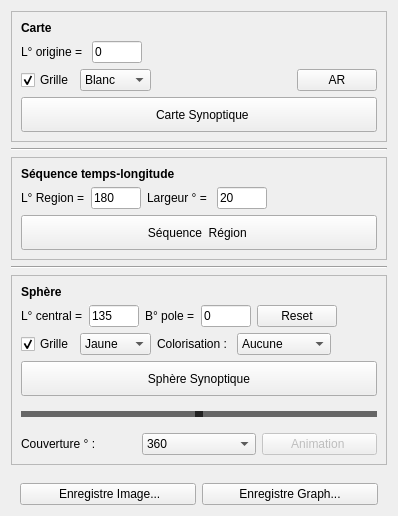
       <widget class="QWidget" name="page_2">
        <layout class="QVBoxLayout" name="verticalLayout_42">
         <item>
          <widget class="QFrame" name="frame_8">
           <property name="autoFillBackground">
            <bool>true</bool>
           </property>
           <property name="styleSheet">
            <string notr="true"/>
           </property>
           <property name="frameShape">
            <enum>QFrame::Shape::StyledPanel</enum>
           </property>
           <property name="frameShadow">
            <enum>QFrame::Shadow::Raised</enum>
           </property>
           <layout class="QVBoxLayout" name="verticalLayout_40">
            <item>
             <widget class="QLabel" name="label_54">
              <property name="font">
               <font>
                <bold>true</bold>
               </font>
              </property>
              <property name="text">
               <string>Carte</string>
              </property>
             </widget>
            </item>
            <item>
             <layout class="QHBoxLayout" name="horizontalLayout_59">
              <item>
               <widget class="QLabel" name="label_53">
                <property name="text">
                 <string>L° origine = </string>
                </property>
               </widget>
              </item>
              <item>
               <widget class="QLineEdit" name="syno_L0_txt">
                <property name="maximumSize">
                 <size>
                  <width>50</width>
                  <height>16777215</height>
                 </size>
                </property>
                <property name="text">
                 <string>0</string>
                </property>
               </widget>
              </item>
              <item>
               <spacer name="horizontalSpacer_22">
                <property name="orientation">
                 <enum>Qt::Orientation::Horizontal</enum>
                </property>
                <property name="sizeHint" stdset="0">
                 <size>
                  <width>40</width>
                  <height>20</height>
                 </size>
                </property>
               </spacer>
              </item>
             </layout>
            </item>
            <item>
             <layout class="QHBoxLayout" name="horizontalLayout_48">
              <item>
               <widget class="QCheckBox" name="syno_grid_carte_chk">
                <property name="text">
                 <string>Grille</string>
                </property>
                <property name="checked">
                 <bool>true</bool>
                </property>
               </widget>
              </item>
              <item>
               <widget class="QComboBox" name="syno_color_carte_combo">
                <item>
                 <property name="text">
                  <string>Blanc</string>
                 </property>
                </item>
                <item>
                 <property name="text">
                  <string>Noir</string>
                 </property>
                </item>
                <item>
                 <property name="text">
                  <string>Jaune</string>
                 </property>
                </item>
                <item>
                 <property name="text">
                  <string>Bleu</string>
                 </property>
                </item>
                <item>
                 <property name="text">
                  <string>Vert</string>
                 </property>
                </item>
                <item>
                 <property name="text">
                  <string>Rouge</string>
                 </property>
                </item>
                <item>
                 <property name="text">
                  <string>Cyan</string>
                 </property>
                </item>
                <item>
                 <property name="text">
                  <string>Violet</string>
                 </property>
                </item>
                <item>
                 <property name="text">
                  <string>Orange</string>
                 </property>
                </item>
               </widget>
              </item>
              <item>
               <spacer name="horizontalSpacer_21">
                <property name="orientation">
                 <enum>Qt::Orientation::Horizontal</enum>
                </property>
                <property name="sizeHint" stdset="0">
                 <size>
                  <width>40</width>
                  <height>20</height>
                 </size>
                </property>
               </spacer>
              </item>
              <item>
               <widget class="QPushButton" name="syno_getAR_btn">
                <property name="autoFillBackground">
                 <bool>false</bool>
                </property>
                <property name="text">
                 <string>AR</string>
                </property>
               </widget>
              </item>
             </layout>
            </item>
            <item>
             <widget class="QPushButton" name="syno_ok_carte_btn">
              <property name="minimumSize">
               <size>
                <width>0</width>
                <height>35</height>
               </size>
              </property>
              <property name="autoFillBackground">
               <bool>false</bool>
              </property>
              <property name="text">
               <string>  Carte Synoptique</string>
              </property>
             </widget>
            </item>
           </layout>
          </widget>
         </item>
         <item>
          <widget class="Line" name="line_4">
           <property name="orientation">
            <enum>Qt::Orientation::Horizontal</enum>
           </property>
          </widget>
         </item>
         <item>
          <widget class="QFrame" name="frame_9">
           <property name="autoFillBackground">
            <bool>true</bool>
           </property>
           <property name="frameShape">
            <enum>QFrame::Shape::StyledPanel</enum>
           </property>
           <property name="frameShadow">
            <enum>QFrame::Shadow::Sunken</enum>
           </property>
           <layout class="QVBoxLayout" name="verticalLayout_41">
            <item>
             <widget class="QLabel" name="label_39">
              <property name="font">
               <font>
                <bold>true</bold>
               </font>
              </property>
              <property name="text">
               <string>Séquence temps-longitude</string>
              </property>
             </widget>
            </item>
            <item>
             <layout class="QHBoxLayout" name="horizontalLayout_49">
              <item>
               <widget class="QLabel" name="label_59">
                <property name="text">
                 <string>L° Region =</string>
                </property>
               </widget>
              </item>
              <item>
               <widget class="QLineEdit" name="syno_Lregion_txt">
                <property name="maximumSize">
                 <size>
                  <width>50</width>
                  <height>16777215</height>
                 </size>
                </property>
                <property name="inputMethodHints">
                 <set>Qt::InputMethodHint::ImhPreferNumbers</set>
                </property>
                <property name="text">
                 <string>180</string>
                </property>
               </widget>
              </item>
              <item>
               <widget class="QLabel" name="label_55">
                <property name="text">
                 <string>Largeur ° = </string>
                </property>
               </widget>
              </item>
              <item>
               <widget class="QLineEdit" name="syno_region_largeur_txt">
                <property name="maximumSize">
                 <size>
                  <width>50</width>
                  <height>16777215</height>
                 </size>
                </property>
                <property name="text">
                 <string>20</string>
                </property>
               </widget>
              </item>
              <item>
               <spacer name="horizontalSpacer_6">
                <property name="orientation">
                 <enum>Qt::Orientation::Horizontal</enum>
                </property>
                <property name="sizeHint" stdset="0">
                 <size>
                  <width>40</width>
                  <height>20</height>
                 </size>
                </property>
               </spacer>
              </item>
             </layout>
            </item>
            <item>
             <widget class="QPushButton" name="syno_ok_region_btn">
              <property name="minimumSize">
               <size>
                <width>0</width>
                <height>35</height>
               </size>
              </property>
              <property name="text">
               <string>Séquence  Région </string>
              </property>
             </widget>
            </item>
           </layout>
          </widget>
         </item>
         <item>
          <widget class="Line" name="line_3">
           <property name="orientation">
            <enum>Qt::Orientation::Horizontal</enum>
           </property>
          </widget>
         </item>
         <item>
          <widget class="QFrame" name="frame_4">
           <property name="autoFillBackground">
            <bool>true</bool>
           </property>
           <property name="frameShape">
            <enum>QFrame::Shape::StyledPanel</enum>
           </property>
           <property name="frameShadow">
            <enum>QFrame::Shadow::Plain</enum>
           </property>
           <layout class="QVBoxLayout" name="verticalLayout_39">
            <item>
             <widget class="QLabel" name="label_56">
              <property name="font">
               <font>
                <bold>true</bold>
               </font>
              </property>
              <property name="text">
               <string>Sphère</string>
              </property>
             </widget>
            </item>
            <item>
             <layout class="QHBoxLayout" name="horizontalLayout_58">
              <item>
               <widget class="QLabel" name="label_57">
                <property name="text">
                 <string>L° central =</string>
                </property>
               </widget>
              </item>
              <item>
               <widget class="QLineEdit" name="syno_L2_txt">
                <property name="maximumSize">
                 <size>
                  <width>50</width>
                  <height>16777215</height>
                 </size>
                </property>
                <property name="autoFillBackground">
                 <bool>true</bool>
                </property>
                <property name="inputMethodHints">
                 <set>Qt::InputMethodHint::ImhPreferNumbers</set>
                </property>
                <property name="text">
                 <string>135</string>
                </property>
               </widget>
              </item>
              <item>
               <widget class="QLabel" name="label_58">
                <property name="text">
                 <string>B° pole =</string>
                </property>
               </widget>
              </item>
              <item>
               <widget class="QLineEdit" name="syno_B2_txt">
                <property name="maximumSize">
                 <size>
                  <width>50</width>
                  <height>16777215</height>
                 </size>
                </property>
                <property name="inputMethodHints">
                 <set>Qt::InputMethodHint::ImhPreferNumbers</set>
                </property>
                <property name="text">
                 <string>0</string>
                </property>
                <property name="clearButtonEnabled">
                 <bool>false</bool>
                </property>
               </widget>
              </item>
              <item>
               <widget class="QPushButton" name="syno_reset_btn">
                <property name="text">
                 <string>Reset</string>
                </property>
               </widget>
              </item>
              <item>
               <spacer name="horizontalSpacer_17">
                <property name="orientation">
                 <enum>Qt::Orientation::Horizontal</enum>
                </property>
                <property name="sizeHint" stdset="0">
                 <size>
                  <width>40</width>
                  <height>20</height>
                 </size>
                </property>
               </spacer>
              </item>
             </layout>
            </item>
            <item>
             <layout class="QHBoxLayout" name="horizontalLayout_37">
              <item>
               <widget class="QCheckBox" name="syno_grid_sphere_chk">
                <property name="text">
                 <string>Grille</string>
                </property>
                <property name="checked">
                 <bool>true</bool>
                </property>
               </widget>
              </item>
              <item>
               <widget class="QComboBox" name="syno_color_combo">
                <item>
                 <property name="text">
                  <string>Jaune</string>
                 </property>
                </item>
                <item>
                 <property name="text">
                  <string>Bleu</string>
                 </property>
                </item>
                <item>
                 <property name="text">
                  <string>Noir</string>
                 </property>
                </item>
                <item>
                 <property name="text">
                  <string>Blanc</string>
                 </property>
                </item>
                <item>
                 <property name="text">
                  <string>Vert</string>
                 </property>
                </item>
                <item>
                 <property name="text">
                  <string>Rouge</string>
                 </property>
                </item>
                <item>
                 <property name="text">
                  <string>Cyan</string>
                 </property>
                </item>
                <item>
                 <property name="text">
                  <string>Violet</string>
                 </property>
                </item>
                <item>
                 <property name="text">
                  <string>Orange</string>
                 </property>
                </item>
               </widget>
              </item>
              <item>
               <widget class="QLabel" name="label_52">
                <property name="text">
                 <string>Colorisation : </string>
                </property>
               </widget>
              </item>
              <item>
               <widget class="QComboBox" name="syno_colorimg_combo">
                <item>
                 <property name="text">
                  <string>Aucune</string>
                 </property>
                </item>
                <item>
                 <property name="text">
                  <string>H-alpha</string>
                 </property>
                </item>
                <item>
                 <property name="text">
                  <string>Calcium</string>
                 </property>
                </item>
                <item>
                 <property name="text">
                  <string>Pale</string>
                 </property>
                </item>
                <item>
                 <property name="text">
                  <string>Helium</string>
                 </property>
                </item>
                <item>
                 <property name="text">
                  <string>Magnesium</string>
                 </property>
                </item>
                <item>
                 <property name="text">
                  <string>H Béta</string>
                 </property>
                </item>
                <item>
                 <property name="text">
                  <string>Sodium</string>
                 </property>
                </item>
               </widget>
              </item>
              <item>
               <spacer name="horizontalSpacer_20">
                <property name="orientation">
                 <enum>Qt::Orientation::Horizontal</enum>
                </property>
                <property name="sizeHint" stdset="0">
                 <size>
                  <width>40</width>
                  <height>20</height>
                 </size>
                </property>
               </spacer>
              </item>
             </layout>
            </item>
            <item>
             <widget class="QPushButton" name="syno_ok_sphere_btn">
              <property name="minimumSize">
               <size>
                <width>0</width>
                <height>35</height>
               </size>
              </property>
              <property name="text">
               <string>Sphère Synoptique</string>
              </property>
             </widget>
            </item>
            <item>
             <layout class="QHBoxLayout" name="horizontalLayout_47" stretch="1">
              <item>
               <widget class="QSlider" name="syno_anim_slider">
                <property name="enabled">
                 <bool>false</bool>
                </property>
                <property name="styleSheet">
                 <string notr="true">/* --- Piste --- */
QSlider::groove:horizontal {
    height: 6px;
    /*background: #888;
    border-radius: 3px;*/
}

QSlider::groove:horizontal:disabled {
    background: #444;
}

/* --- Remplissage avant le handle ---
QSlider::sub-page:horizontal {
    background: #4caf50;
    border-radius: 3px;
}
 */

QSlider::sub-page:horizontal:disabled {
    background: #666;
}

/* --- Remplissage après le handle --- */

/*QSlider::add-page:horizontal {
    background: #aaa;
    border-radius: 3px;
}*/

QSlider::add-page:horizontal:disabled {
    background: #666;
}

/* --- Curseur (handle) --- */
QSlider::handle:horizontal {
    width: 8px;
    height: 20px;
	/*margin: -2px 0;
    background: #ffffff;
    border: 1px solid #4caf50;
    border-radius: 4px;*/

    
}

QSlider::handle:horizontal:disabled {
    background: #222;
    /*border: 1px solid #111;*/
}</string>
                </property>
                <property name="maximum">
                 <number>360</number>
                </property>
                <property name="singleStep">
                 <number>5</number>
                </property>
                <property name="pageStep">
                 <number>15</number>
                </property>
                <property name="sliderPosition">
                 <number>180</number>
                </property>
                <property name="orientation">
                 <enum>Qt::Orientation::Horizontal</enum>
                </property>
                <property name="invertedAppearance">
                 <bool>false</bool>
                </property>
                <property name="invertedControls">
                 <bool>true</bool>
                </property>
                <property name="tickPosition">
                 <enum>QSlider::TickPosition::TicksBothSides</enum>
                </property>
               </widget>
              </item>
             </layout>
            </item>
            <item>
             <layout class="QHBoxLayout" name="horizontalLayout_51">
              <item>
               <widget class="QLabel" name="label_couv">
                <property name="text">
                 <string>Couverture ° : </string>
                </property>
               </widget>
              </item>
              <item>
               <widget class="QComboBox" name="syno_couv_combo">
                <item>
                 <property name="text">
                  <string>360</string>
                 </property>
                </item>
                <item>
                 <property name="text">
                  <string>270</string>
                 </property>
                </item>
                <item>
                 <property name="text">
                  <string>180</string>
                 </property>
                </item>
                <item>
                 <property name="text">
                  <string>90</string>
                 </property>
                </item>
               </widget>
              </item>
              <item>
               <widget class="QPushButton" name="syno_make_anim_btn">
                <property name="enabled">
                 <bool>false</bool>
                </property>
                <property name="text">
                 <string>Animation </string>
                </property>
               </widget>
              </item>
             </layout>
            </item>
           </layout>
          </widget>
         </item>
         <item>
          <spacer name="verticalSpacer_6">
           <property name="orientation">
            <enum>Qt::Orientation::Vertical</enum>
           </property>
           <property name="sizeHint" stdset="0">
            <size>
             <width>20</width>
             <height>12</height>
            </size>
           </property>
          </spacer>
         </item>
         <item>
          <layout class="QHBoxLayout" name="horizontalLayout_50">
           <property name="leftMargin">
            <number>9</number>
           </property>
           <property name="rightMargin">
            <number>9</number>
           </property>
           <item>
            <widget class="QPushButton" name="syno_saveas_btn">
             <property name="text">
              <string> Enregistre Image...</string>
             </property>
            </widget>
           </item>
           <item>
            <widget class="QPushButton" name="syno_exportas_btn">
             <property name="text">
              <string>Enregistre Graph...</string>
             </property>
            </widget>
           </item>
          </layout>
         </item>
        </layout>
       </widget>
